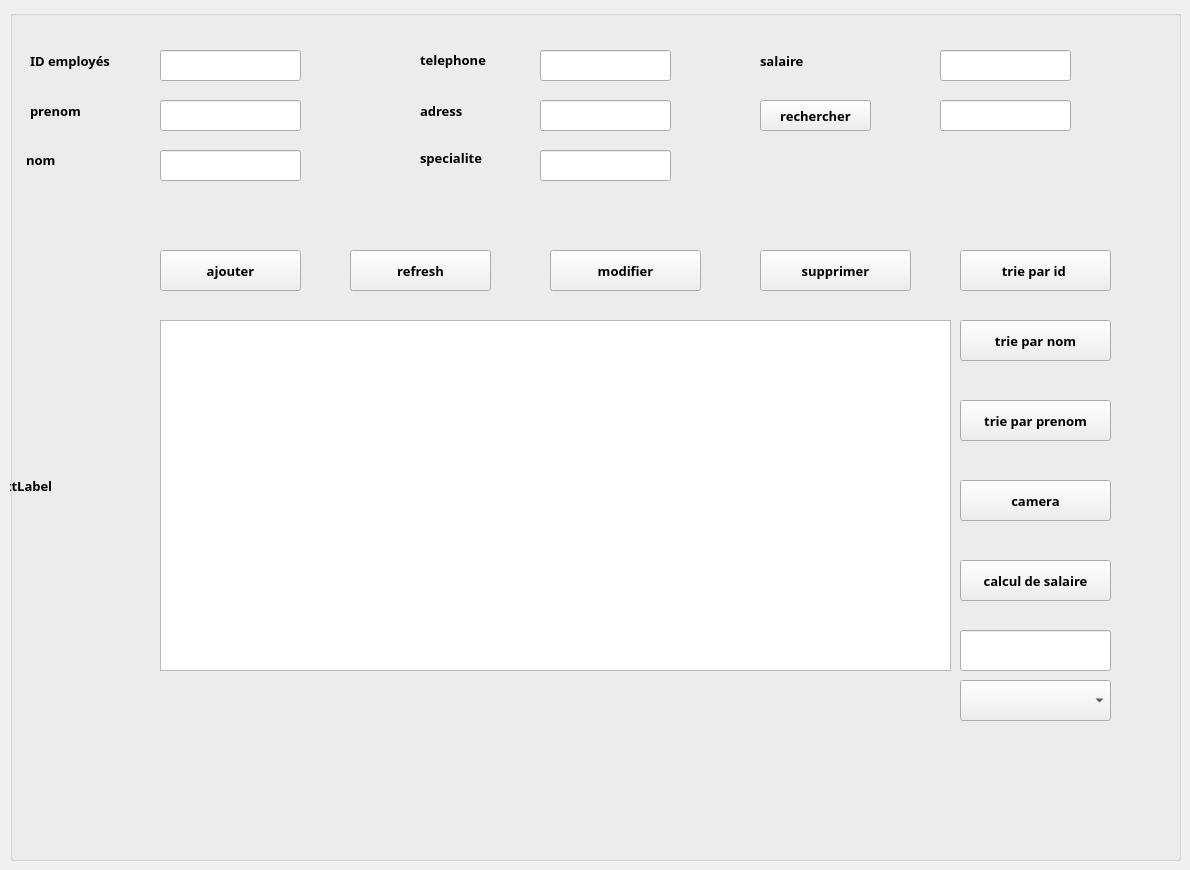
      <widget class="QWidget" name="gestion_employe">
       <attribute name="title">
        <string>gestion des employés</string>
       </attribute>
       <widget class="QGroupBox" name="groupBox_2">
        <property name="geometry">
         <rect>
          <x>10</x>
          <y>10</y>
          <width>1171</width>
          <height>851</height>
         </rect>
        </property>
        <property name="font">
         <font>
          <family>Lucida Bright</family>
          <pointsize>10</pointsize>
          <weight>75</weight>
          <bold>true</bold>
         </font>
        </property>
        <property name="title">
         <string/>
        </property>
        <widget class="QLabel" name="labelemploye">
         <property name="geometry">
          <rect>
           <x>20</x>
           <y>40</y>
           <width>111</width>
           <height>21</height>
          </rect>
         </property>
         <property name="font">
          <font>
           <family>Lucida Bright</family>
           <pointsize>10</pointsize>
           <weight>75</weight>
           <bold>true</bold>
          </font>
         </property>
         <property name="text">
          <string>ID employés</string>
         </property>
        </widget>
        <widget class="QLabel" name="label_3employe">
         <property name="geometry">
          <rect>
           <x>20</x>
           <y>90</y>
           <width>71</width>
           <height>21</height>
          </rect>
         </property>
         <property name="font">
          <font>
           <family>Lucida Bright</family>
           <pointsize>10</pointsize>
           <weight>75</weight>
           <bold>true</bold>
          </font>
         </property>
         <property name="text">
          <string>prenom</string>
         </property>
        </widget>
        <widget class="QLabel" name="label_4employe">
         <property name="geometry">
          <rect>
           <x>16</x>
           <y>140</y>
           <width>41</width>
           <height>20</height>
          </rect>
         </property>
         <property name="font">
          <font>
           <family>Lucida Bright</family>
           <pointsize>10</pointsize>
           <weight>75</weight>
           <bold>true</bold>
          </font>
         </property>
         <property name="text">
          <string>nom</string>
         </property>
        </widget>
        <widget class="QLineEdit" name="le_idemploye">
         <property name="geometry">
          <rect>
           <x>150</x>
           <y>40</y>
           <width>141</width>
           <height>31</height>
          </rect>
         </property>
        </widget>
        <widget class="QLineEdit" name="le_prenomemploye">
         <property name="geometry">
          <rect>
           <x>150</x>
           <y>90</y>
           <width>141</width>
           <height>31</height>
          </rect>
         </property>
        </widget>
        <widget class="QLineEdit" name="le_nomemploye">
         <property name="geometry">
          <rect>
           <x>150</x>
           <y>140</y>
           <width>141</width>
           <height>31</height>
          </rect>
         </property>
        </widget>
        <widget class="QPushButton" name="pb_ajouteremploye">
         <property name="geometry">
          <rect>
           <x>150</x>
           <y>240</y>
           <width>141</width>
           <height>41</height>
          </rect>
         </property>
         <property name="font">
          <font>
           <family>Lucida Bright</family>
           <pointsize>10</pointsize>
           <weight>75</weight>
           <bold>true</bold>
          </font>
         </property>
         <property name="text">
          <string>ajouter</string>
         </property>
        </widget>
        <widget class="QLineEdit" name="le_telemploye">
         <property name="geometry">
          <rect>
           <x>530</x>
           <y>40</y>
           <width>131</width>
           <height>31</height>
          </rect>
         </property>
        </widget>
        <widget class="QLineEdit" name="le_adressemploye">
         <property name="geometry">
          <rect>
           <x>530</x>
           <y>90</y>
           <width>131</width>
           <height>31</height>
          </rect>
         </property>
        </widget>
        <widget class="QLineEdit" name="le_specialiteemploye">
         <property name="geometry">
          <rect>
           <x>530</x>
           <y>140</y>
           <width>131</width>
           <height>31</height>
          </rect>
         </property>
        </widget>
        <widget class="QLabel" name="label_5employe">
         <property name="geometry">
          <rect>
           <x>410</x>
           <y>90</y>
           <width>81</width>
           <height>21</height>
          </rect>
         </property>
         <property name="font">
          <font>
           <family>Lucida Bright</family>
           <pointsize>10</pointsize>
           <weight>75</weight>
           <bold>true</bold>
          </font>
         </property>
         <property name="text">
          <string>adress</string>
         </property>
        </widget>
        <widget class="QLabel" name="label_6employe">
         <property name="geometry">
          <rect>
           <x>410</x>
           <y>40</y>
           <width>101</width>
           <height>20</height>
          </rect>
         </property>
         <property name="font">
          <font>
           <family>Lucida Bright</family>
           <pointsize>10</pointsize>
           <weight>75</weight>
           <bold>true</bold>
          </font>
         </property>
         <property name="text">
          <string>telephone</string>
         </property>
        </widget>
        <widget class="QLabel" name="label_7employe">
         <property name="geometry">
          <rect>
           <x>410</x>
           <y>140</y>
           <width>91</width>
           <height>16</height>
          </rect>
         </property>
         <property name="font">
          <font>
           <family>Lucida Bright</family>
           <pointsize>10</pointsize>
           <weight>75</weight>
           <bold>true</bold>
          </font>
         </property>
         <property name="text">
          <string>specialite</string>
         </property>
        </widget>
        <widget class="QPushButton" name="pb_modifieremploye">
         <property name="geometry">
          <rect>
           <x>540</x>
           <y>240</y>
           <width>151</width>
           <height>41</height>
          </rect>
         </property>
         <property name="font">
          <font>
           <family>Lucida Bright</family>
           <pointsize>10</pointsize>
           <weight>75</weight>
           <bold>true</bold>
          </font>
         </property>
         <property name="text">
          <string>modifier</string>
         </property>
        </widget>
        <widget class="QTableView" name="tab_employee">
         <property name="geometry">
          <rect>
           <x>150</x>
           <y>310</y>
           <width>791</width>
           <height>351</height>
          </rect>
         </property>
        </widget>
        <widget class="QPushButton" name="pb_triidemploye">
         <property name="geometry">
          <rect>
           <x>950</x>
           <y>240</y>
           <width>151</width>
           <height>41</height>
          </rect>
         </property>
         <property name="font">
          <font>
           <family>Lucida Bright</family>
           <pointsize>10</pointsize>
           <weight>75</weight>
           <bold>true</bold>
          </font>
         </property>
         <property name="text">
          <string>trie par id </string>
         </property>
        </widget>
        <widget class="QPushButton" name="pb_trinomemploye">
         <property name="geometry">
          <rect>
           <x>950</x>
           <y>310</y>
           <width>151</width>
           <height>41</height>
          </rect>
         </property>
         <property name="font">
          <font>
           <family>Lucida Bright</family>
           <pointsize>10</pointsize>
           <weight>75</weight>
           <bold>true</bold>
          </font>
         </property>
         <property name="text">
          <string>trie par nom</string>
         </property>
        </widget>
        <widget class="QPushButton" name="pb_triprenomemploye">
         <property name="geometry">
          <rect>
           <x>950</x>
           <y>390</y>
           <width>151</width>
           <height>41</height>
          </rect>
         </property>
         <property name="font">
          <font>
           <family>Lucida Bright</family>
           <pointsize>10</pointsize>
           <weight>75</weight>
           <bold>true</bold>
          </font>
         </property>
         <property name="text">
          <string>trie par prenom</string>
         </property>
        </widget>
        <widget class="QPushButton" name="pb_rechercheremploye">
         <property name="geometry">
          <rect>
           <x>750</x>
           <y>90</y>
           <width>111</width>
           <height>31</height>
          </rect>
         </property>
         <property name="font">
          <font>
           <family>Lucida Bright</family>
           <pointsize>10</pointsize>
           <weight>75</weight>
           <bold>true</bold>
          </font>
         </property>
         <property name="text">
          <string>rechercher</string>
         </property>
        </widget>
        <widget class="QLineEdit" name="rechemploye">
         <property name="geometry">
          <rect>
           <x>930</x>
           <y>90</y>
           <width>131</width>
           <height>31</height>
          </rect>
         </property>
        </widget>
        <widget class="QPushButton" name="pb_calculemploye">
         <property name="geometry">
          <rect>
           <x>950</x>
           <y>550</y>
           <width>151</width>
           <height>41</height>
          </rect>
         </property>
         <property name="font">
          <font>
           <family>Lucida Bright</family>
           <pointsize>10</pointsize>
           <weight>75</weight>
           <bold>true</bold>
          </font>
         </property>
         <property name="text">
          <string>calcul de salaire</string>
         </property>
        </widget>
        <widget class="QLineEdit" name="le_somme_salaireemploye">
         <property name="geometry">
          <rect>
           <x>950</x>
           <y>620</y>
           <width>151</width>
           <height>41</height>
          </rect>
         </property>
         <property name="readOnly">
          <bool>true</bool>
         </property>
        </widget>
        <widget class="QLineEdit" name="le_salaireemploye">
         <property name="geometry">
          <rect>
           <x>930</x>
           <y>40</y>
           <width>131</width>
           <height>31</height>
          </rect>
         </property>
        </widget>
        <widget class="QLabel" name="label_8employe">
         <property name="geometry">
          <rect>
           <x>750</x>
           <y>40</y>
           <width>81</width>
           <height>21</height>
          </rect>
         </property>
         <property name="font">
          <font>
           <family>Lucida Bright</family>
           <pointsize>10</pointsize>
           <weight>75</weight>
           <bold>true</bold>
          </font>
         </property>
         <property name="text">
          <string>salaire</string>
         </property>
        </widget>
        <widget class="QPushButton" name="load_ptemploye">
         <property name="geometry">
          <rect>
           <x>340</x>
           <y>240</y>
           <width>141</width>
           <height>41</height>
          </rect>
         </property>
         <property name="font">
          <font>
           <family>Lucida Bright</family>
           <pointsize>10</pointsize>
           <weight>75</weight>
           <bold>true</bold>
          </font>
         </property>
         <property name="text">
          <string>refresh</string>
         </property>
        </widget>
        <widget class="QComboBox" name="comboBoxemploye">
         <property name="geometry">
          <rect>
           <x>950</x>
           <y>670</y>
           <width>151</width>
           <height>41</height>
          </rect>
         </property>
        </widget>
        <widget class="QPushButton" name="pb_supprimeremploye">
         <property name="geometry">
          <rect>
           <x>750</x>
           <y>240</y>
           <width>151</width>
           <height>41</height>
          </rect>
         </property>
         <property name="font">
          <font>
           <family>Lucida Bright</family>
           <pointsize>10</pointsize>
           <weight>75</weight>
           <bold>true</bold>
          </font>
         </property>
         <property name="text">
          <string>supprimer</string>
         </property>
        </widget>
        <widget class="QPushButton" name="camera_pt1">
         <property name="geometry">
          <rect>
           <x>950</x>
           <y>470</y>
           <width>151</width>
           <height>41</height>
          </rect>
         </property>
         <property name="font">
          <font>
           <family>Lucida Bright</family>
           <pointsize>10</pointsize>
           <weight>75</weight>
           <bold>true</bold>
          </font>
         </property>
         <property name="text">
          <string>camera</string>
         </property>
        </widget>
        <widget class="QLabel" name="labelphotoemploye">
         <property name="geometry">
          <rect>
           <x>-20</x>
           <y>-30</y>
           <width>1311</width>
           <height>1011</height>
          </rect>
         </property>
         <property name="text">
          <string>TextLabel</string>
         </property>
        </widget>
        <zorder>labelphotoemploye</zorder>
        <zorder>labelemploye</zorder>
        <zorder>label_3employe</zorder>
        <zorder>label_4employe</zorder>
        <zorder>le_idemploye</zorder>
        <zorder>le_prenomemploye</zorder>
        <zorder>le_nomemploye</zorder>
        <zorder>pb_ajouteremploye</zorder>
        <zorder>le_telemploye</zorder>
        <zorder>le_adressemploye</zorder>
        <zorder>le_specialiteemploye</zorder>
        <zorder>label_5employe</zorder>
        <zorder>label_6employe</zorder>
        <zorder>label_7employe</zorder>
        <zorder>pb_modifieremploye</zorder>
        <zorder>tab_employee</zorder>
        <zorder>pb_triidemploye</zorder>
        <zorder>pb_trinomemploye</zorder>
        <zorder>pb_triprenomemploye</zorder>
        <zorder>pb_rechercheremploye</zorder>
        <zorder>rechemploye</zorder>
        <zorder>pb_calculemploye</zorder>
        <zorder>le_somme_salaireemploye</zorder>
        <zorder>le_salaireemploye</zorder>
        <zorder>label_8employe</zorder>
        <zorder>load_ptemploye</zorder>
        <zorder>comboBoxemploye</zorder>
        <zorder>pb_supprimeremploye</zorder>
        <zorder>camera_pt1</zorder>
       </widget>
      </widget>
